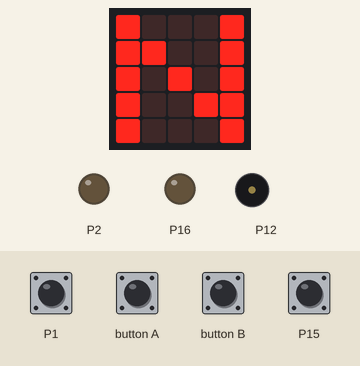
This program was run on a simulated BBC micro:bit (MakeCode). Shown: the board's 5×5 LED display, output pins drawn as LEDs (lit = HIGH), buzzer (waves = sounding). Dashed ring = blinking. The test bench sets the inputs (shaded band); at power-on: P1 HIGH, P15 HIGH.

Above: at 1.9 s.
2.0 s: P1 pulled LOW for 0.15 s
At 3.3 s:
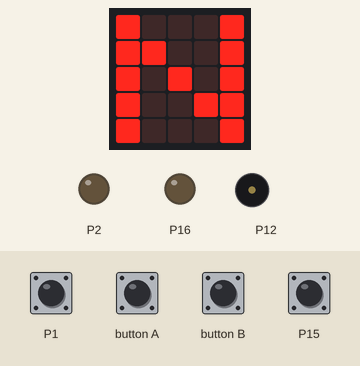
3.6 s: P1 pulled LOW for 1 s
At 5.4 s:
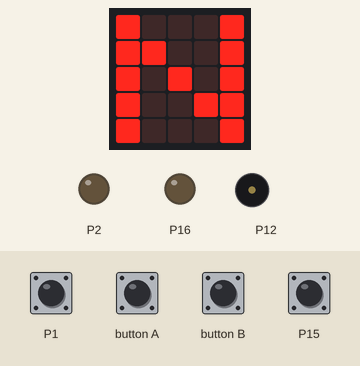
6.1 s: P15 pulled LOW for 1 s
At 6.17 s:
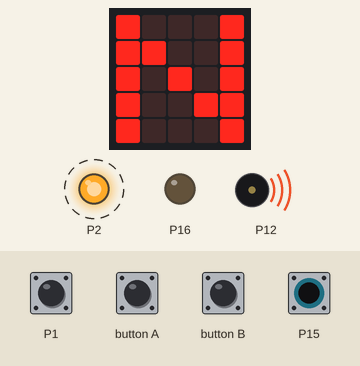
Timing chart, 0 to 9.1 s (numbered marks = the images above; inputs shaded):
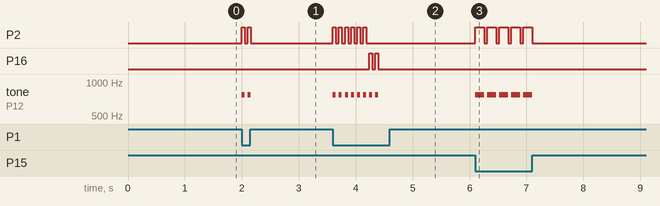

The program:

main.ts
```typescript
function 初期設定 () {
    music.setBuiltInSpeakerEnabled(false)
    music.setVolume(40)
    freq = 770
    pins.setAudioPin(AnalogPin.P12)
    onA = 0
    onB = 0
    onDASH = 0
    onDOT = 0
    WPM = 23
    pins.setPull(DigitalPin.P1, PinPullMode.PullUp)
    pins.setPull(DigitalPin.P15, PinPullMode.PullUp)
    pins.setPull(DigitalPin.P2, PinPullMode.PullDown)
}
function doDOT2 () {
    for (let index = 0; index < 2; index++) {
        timer = control.millis()
        music.ringTone(freq)
        pins.digitalWritePin(DigitalPin.P16, 1)
        while (control.millis() - timer < 短点width) {

        }
        music.stopAllSounds()
        pins.digitalWritePin(DigitalPin.P16, 0)
        while (control.millis() - timer < 短点width * 2) {

        }
    }
    HHカウンタ = 0
}
function doDASH () {
    timer = control.millis()
    music.ringTone(freq)
    pins.digitalWritePin(DigitalPin.P2, 1)
    while (true) {
        if (control.millis() - timer > 短点width * 3) {
            break;
        }
        basic.pause(1)
        if (pins.digitalReadPin(DigitalPin.P1) == 0) {
            onDOT = 1
        }
    }
    music.stopAllSounds()
    pins.digitalWritePin(DigitalPin.P2, 0)
    timer = control.millis()
    while (true) {
        if (control.millis() - timer > 短点width) {
            break;
        }
        basic.pause(1)
        if (pins.digitalReadPin(DigitalPin.P1) == 0) {
            onDOT = 1
        }
    }
    onDASH = 0
}
function doDOT () {
    timer = control.millis()
    music.ringTone(freq)
    pins.digitalWritePin(DigitalPin.P2, 1)
    while (true) {
        if (control.millis() - timer > 短点width) {
            break;
        }
        basic.pause(1)
        if (pins.digitalReadPin(DigitalPin.P15) == 0) {
            onDASH = 1
        }
    }
    music.stopAllSounds()
    pins.digitalWritePin(DigitalPin.P2, 0)
    timer = control.millis()
    while (true) {
        if (control.millis() - timer > 短点width) {
            break;
        }
        basic.pause(1)
        if (pins.digitalReadPin(DigitalPin.P15) == 0) {
            onDASH = 1
        }
    }
    onDOT = 0
}
function 短点速度設定 () {
    短点width = 1200 / WPM
}
function main () {
    while (true) {
        if (pins.digitalReadPin(DigitalPin.P1) == 0) {
            onDOT = 1
        }
        if (pins.digitalReadPin(DigitalPin.P15) == 0) {
            onDASH = 1
        }
        if (onDOT == 1) {
            HHカウンタ += 1
            doDOT()
            if (HHカウンタ == 6) {
                doDOT2()
                HHカウンタ = 0
                while (pins.digitalReadPin(DigitalPin.P1) == 0) {

                }
            }
        } else {
            HHカウンタ = 0
        }
        if (onDASH == 1) {
            doDASH()
        }
    }
}
let 短点width = 0
let timer = 0
let onDOT = 0
let onDASH = 0
let onB = 0
let onA = 0
let freq = 0
let HHカウンタ = 0
let WPM = 0
初期設定()
if (input.buttonIsPressed(Button.A)) {
    WPM = 20
    basic.showString("S")
}
if (input.buttonIsPressed(Button.B)) {
    WPM = 27
    basic.showString("H")
}
if (WPM == 23) {
    basic.showString("N")
}
HHカウンタ = 0
短点速度設定()
main()
```

test.ts
```typescript
// テストはここに来ます。このパッケージが拡張機能として使用されるときにはコンパイルされません。
```

Measured:
- after the input at 2.0 s, P2: alternates HIGH for 0.05 s and LOW for 0.05 s, 4 changes in all, then stays LOW, starting at once; tone on P12: alternates 770 Hz for 0.05 s and silent for 0.05 s, 4 changes in all, then stays silent, starting at once
- after the input at 3.6 s, P2: alternates HIGH for 0.05 s and LOW for 0.05 s, 12 changes in all, then stays LOW, starting at once; P16: alternates HIGH for 0.05 s and LOW for 0.05 s, 4 changes in all, then stays LOW, starting after 0.64 s
- after the input at 6.1 s, P2: alternates HIGH for 0.16 s and LOW for 0.05 s, 10 changes in all, then stays LOW, starting at once; tone on P12: alternates 770 Hz for 0.16 s and silent for 0.05 s, 10 changes in all, then stays silent, starting at once
